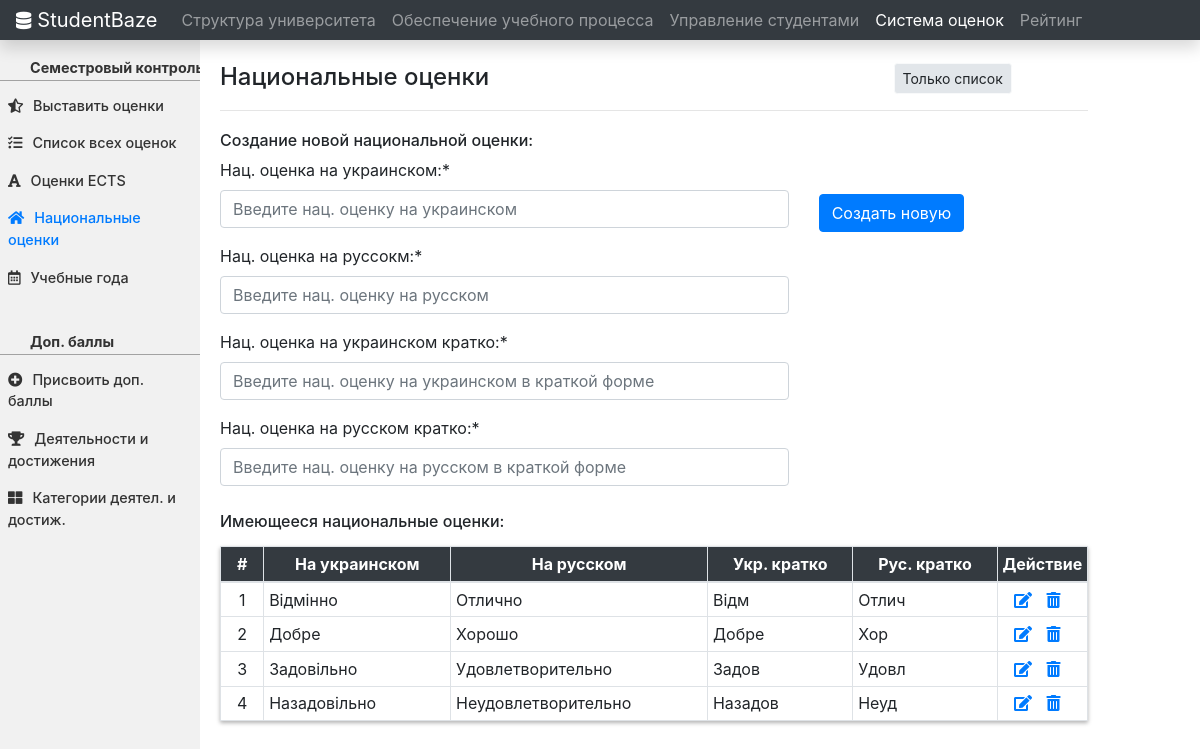
/marks_system/all_national_marks/, run on the app's committed database.
### marks_system/models.py (models this page shows, shortened)
class AllNationalMarks(models.Model):
    national_mark_ukr = models.CharField(max_length=30, unique=True)
    national_mark_rus = models.CharField(max_length=20, unique=True)
    national_mark_ukr_short = models.CharField(max_length=30, unique=True)
    national_mark_rus_short = models.CharField(max_length=20, unique=True)

### marks_system/views.py (the view, shortened to what this page needs)
# urls.py: path('all_national_marks/', NationalMarksView.as_view(), name = 'national-marks'),
class NationalMarksView(View):
    form_class = NationalMarkCreationForm
    template_name = 'mark_system/national_marks.html'
    def get(self, request, *args, **kwargs):
        form = NationalMarkCreationForm()
        context= {'national_marks': AllNationalMarks.objects.all(),
                    'form' : form}
        return render(request, self.template_name, context)

### marks_system/forms.py
class NationalMarkCreationForm(forms.ModelForm):
    def __init__(self, *args, **kwargs):
        super(NationalMarkCreationForm, self).__init__(*args, **kwargs)
        self.fields['national_mark_ukr'].label = "Нац. оценка на украинском:"
        self.fields['national_mark_ukr'].widget.attrs['placeholder'] = "Введите нац. оценку на украинском"
        self.fields['national_mark_rus'].label = "Нац. оценка на руссокм:"
        self.fields['national_mark_rus'].widget.attrs['placeholder'] = "Введите нац. оценку на русском"
        self.fields['national_mark_ukr_short'].label = "Нац. оценка на украинском кратко:"
        self.fields['national_mark_ukr_short'].widget.attrs['placeholder'] = "Введите нац. оценку на украинском в краткой форме"
        self.fields['national_mark_rus_short'].label = "Нац. оценка на русском кратко:"
        self.fields['national_mark_rus_short'].widget.attrs['placeholder'] = "Введите нац. оценку на русском в краткой форме"
    class Meta:
        model = AllNationalMarks
        fields = ['national_mark_ukr' , 'national_mark_rus', 'national_mark_ukr_short', 'national_mark_rus_short']

### marks_system/templates/mark_system/national_marks.html (shortened to what this page needs)
{% extends "home/base.html" %}
{% block navitems %}
<li class="nav-item">
  <a class="nav-link" href="{% url 'facinst-start-redirect' %}" id="nav-link-1">Структура университета</a>
</li>
<li class="nav-item">
  <a class="nav-link" href="{% url 'eduplanning-start-redirect' %}" id="nav-link-2">Обеспечение учебного процесса</a>
</li>
<li class="nav-item">
  <a class="nav-link" href="{% url 'groups' %}">Управление студентами</a>
</li>
<li class="nav-item">
  <a class="nav-link active" href="{% url 'marks-system-start-redirect' %}">Система оценок</a>
</li>
<li class="nav-item">
  <a class="nav-link" href="{% url 'rating-start-redirect' %}">Рейтинг</a>
</li>
{% endblock %}
{% block content %} {% load crispy_forms_tags %}
<div class="container-fluid">
  <div class="row">
    <div class="col-md-2 sidebar">
      <div class="sideBarContent">
        <div class="marks_side_bar">
          <hr class="hr_marks_side_bar">
          <p class="extra_marks_text"><strong>Семестровый контроль</strong></p>
          <div class="upper">
            <a href="{% url 'set-marks-to-group-select' %}"><i class="fas fa-star-half-alt icon"></i>Выставить оценки</a>
            <a href="{% url 'general-marks' %}"><i class="fas fa-tasks icon"></i>Список всех оценок</a>
            <a href="{% url 'ects-marks' %}"><i class="fas fa-font icon"></i>Оценки ECTS</a>
            <a class="active" href="{% url 'national-marks' %}"><i class="fas fa-home icon"></i>Национальные оценки</a>
            <a href="{% url 'educational-years' %}"><i class="far fa-calendar-alt icon"></i>Учебные года</a>
          </div>
          <hr class="hr_marks_side_bar">
          <p class="extra_marks_text"><strong>Доп. баллы</strong></p>
          <div class="upper">
            <a href="{% url 'extra-marks-choose-student' %}"><i class="fas fa-plus-circle icon"></i>Присвоить доп. баллы</a>
            <a href="{% url 'extra-marks-activities' %}"><i class="fas fa-trophy icon"></i>Деятельности и достижения</a>
            <a href="{% url 'extra-marks-activity-categories' %}"><i class="fas fa-th-large icon"></i>Категории деятел. и достиж.</a>
          </div>
        </div>
      </div>
    </div>
    <div class="col-md-9 content">
      <div class="row">
        <div class="col-md-9">
          <h4>Национальные оценки</h4>
        </div>
        <div class="col-md-3">
          <button id="hideFormButton" type="button" class="btn btn-light btn-sm hideButton">Только список</button>
        </div>
      </div>
      <hr style="margin: 10px 0px 20px;">
      <div id="formToHide">
      <h6>Создание новой национальной оценки:</h6>
      <div class="row">
        <div class="col-md-8">
          <form method="post">
            {% csrf_token %} {{ form|crispy }}
        </div>
        <div class="col-md-3">
          <div class="form-group regbutton">
            <button class="btn btn-primary" type="submit" name="button" style="margin-top: 36px;">Создать новую</button>
          </div>
        </div>
      </div>
      </div>
      <h6 style=" margin: 10px 0px 15px;">Имеющееся национальные оценки:</h6>
      <table class="table table-sm table-bordered">
        <thead class="mythead">
          <tr>
            <th width="5%" class="text-center" scope="col">#</th>
            <th class="text-center" scope="col">На украинском</th>
            <th class="text-center" scope="col">На русском</th>
            <th class="text-center" scope="col">Укр. кратко</th>
            <th class="text-center" scope="col">Рус. кратко</th>
            <th width="10%" class="text-center" scope="col">Действие</th>
          </tr>
        </thead>
        <tbody>
          {% for national_mark in national_marks%}
          <tr>
            <td align="center">{{ forloop.counter }}</td>
            <td>{{ national_mark.national_mark_ukr }}</td>
            <td>{{ national_mark.national_mark_rus }}</td>
            <td>{{ national_mark.national_mark_ukr_short }}</td>
            <td>{{ national_mark.national_mark_rus_short }}</td>
            <td width="10%" align="center">
              <a class="" href="/marks_system/all_national_marks/edit{{ national_mark.id }}"><i class="fas fa-edit icon"></i></a>
              <a class="" href="#" data-toggle="modal" data-target="#modalDelete{{ national_mark.id }}"><i class="fas fa-trash-alt icon"></i></a>
            </td>
          </tr>
          {% endfor %}
        </tbody>
      </table>
    </div>
  </div>
</div>
{% endblock content %}

### home/static/home/main.css (style rules this page uses)
.sidebar { margin: 0; padding: 0; width: 300px; background-color: #f1f1f1; position: fixed; height: 100%; overflow: auto; font-size: .900rem; }
.sideBarContent { margin-top: 5px; }
.sidebar a { display: block; color: #333; padding: 8px; text-decoration: none; font-weight: 500; }
.sidebar a.active { color: #007bff; }
.icon { margin-right: 10px; }
@media screen and (min-width: 1025px) { div.content { margin-top: 22px; margin-left: 17%; padding: 1px 16px; height: 1000px; } }
.hideButton { background-color: #e2e6ea; }
.mythead { color: white; background-color: #343a40 !important; }
.table thead th { vertical-align: middle; }
.table td { vertical-align: middle; }
.extra_marks_text { margin-bottom: 10px; position: relative; left: 30px; bottom: 40px; color: #333333; font-size: 14.4px; font-weight: 500; line-height: 21.6px; }
.upper { position: relative; bottom: 42px; }
.marks_side_bar { margin-top: 40px; }
.hr_marks_side_bar { color: #b4b4b4; background-color: #b4b4b4; }
table { box-shadow:0px 2px 4px rgba(0, 0, 0, 0.3); }

### data on the page
AllNationalMarks: national_mark_ukr "Відмінно", national_mark_rus "Отлично", national_mark_ukr_short "Відм", national_mark_rus_short "Отлич"
AllNationalMarks: national_mark_ukr "Добре", national_mark_rus "Хорошо", national_mark_ukr_short "Добре", national_mark_rus_short "Хор"
AllNationalMarks: national_mark_ukr "Задовільно", national_mark_rus "Удовлетворительно", national_mark_ukr_short "Задов", national_mark_rus_short "Удовл"
AllNationalMarks: national_mark_ukr "Назадовільно", national_mark_rus "Неудовлетворительно", national_mark_ukr_short "Назадов", national_mark_rus_short "Неуд"
